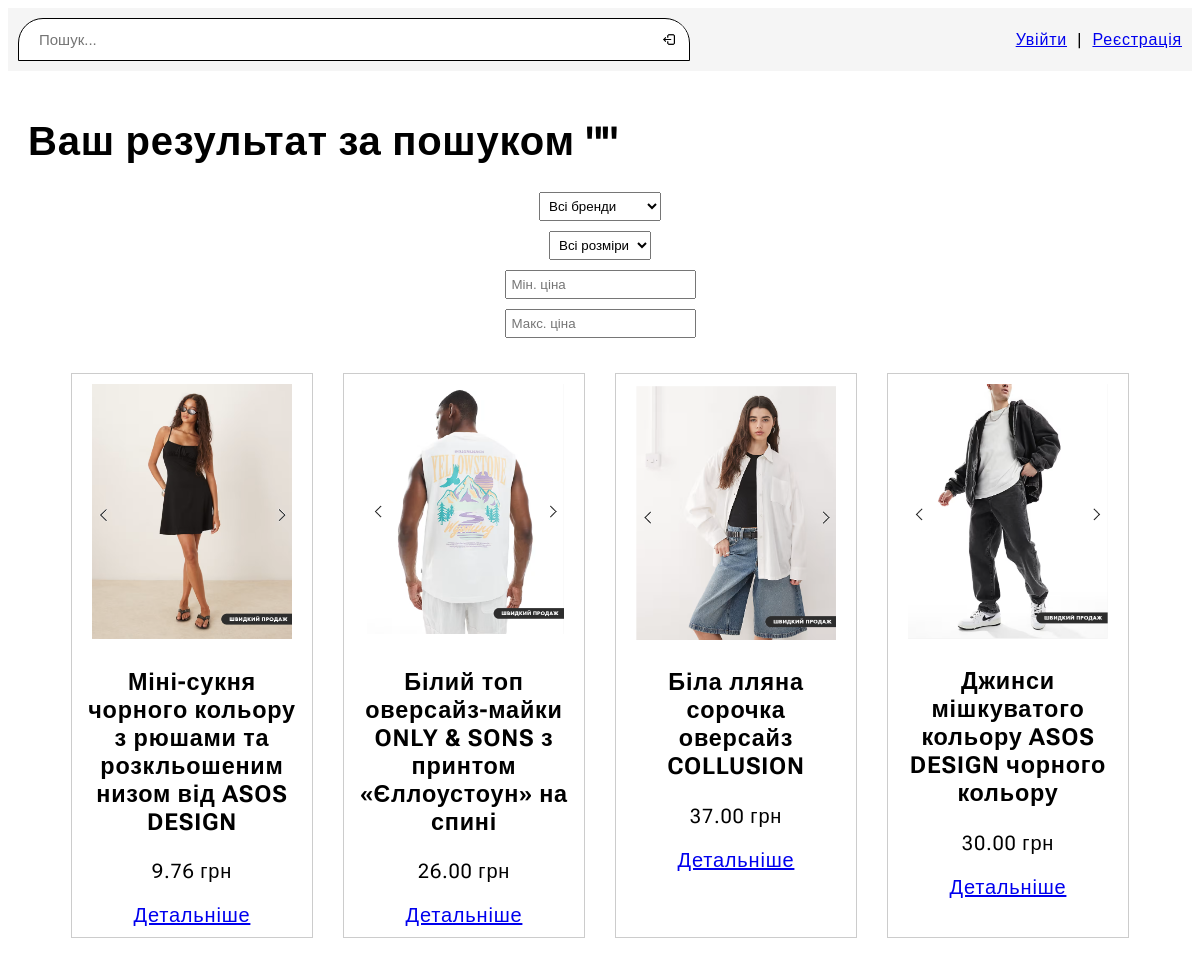
The app's page /search/ (upper part), older data.
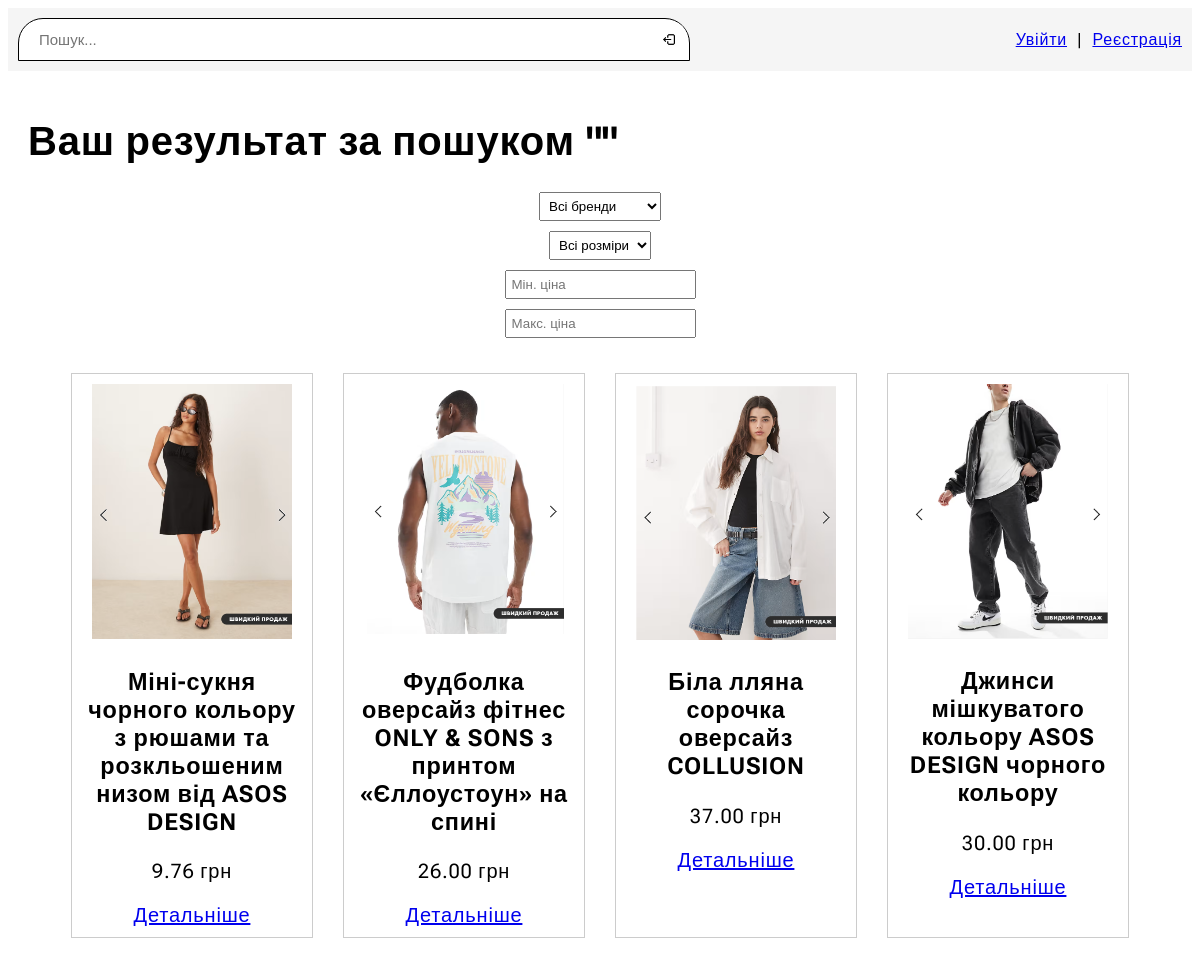
The same page, newer data.
### main/models.py (models this page shows, shortened)
class Product(models.Model):
    GENDER_CHOICES = [
        (0, 'Жіноче'),
        (1, 'Чоловіче'),
    ]
    name = models.CharField(max_length=255)
    price = models.DecimalField(max_digits=8, decimal_places=2)
    category = models.ForeignKey(Category, on_delete=models.CASCADE)
    brand = models.CharField(max_length=100, blank=True)
    color = models.ForeignKey(Color, on_delete=models.SET_NULL, null=True, blank=True)
    available = models.BooleanField(default=True)
    model_height = models.PositiveIntegerField(blank=True, null=True, help_text="Зріст моделі в см")
    model_size = models.CharField(max_length=10, blank=True, help_text="Розмір одягу на моделі (наприклад, S)")
    care = models.TextField(blank=True, help_text="Про догляд")
    extra_details = models.TextField(blank=True, help_text="Про мене")
    gender = models.IntegerField(choices=GENDER_CHOICES, default=0)

class ProductImage(models.Model):
    product = models.ForeignKey(Product, on_delete=models.CASCADE, related_name='images')
    image = models.ImageField(upload_to='products/gallery/')

### main/views.py (the view)
# urls.py: path('search/', views.search_results, name='product_search'),
def search_results(request):
    query = request.GET.get('q', '')
    brand_filter = request.GET.get('brand', '')
    size_filter = request.GET.get('size', '')
    price_min = request.GET.get('price_min')
    price_max = request.GET.get('price_max')
    products = Product.objects.all()
    if query:
        products = products.filter(name__icontains=query)
    if brand_filter:
        products = products.filter(brand=brand_filter)
    if size_filter:
        products = products.filter(model_size=size_filter)
    if price_min:
        products = products.filter(price__gte=price_min)
    if price_max:
        products = products.filter(price__lte=price_max)
    brands = ['Nike', 'Adidas', 'Puma', 'Zara', 'H&M', "Levi's", 'ONLY & SONS', 'COLLUSION', 'New Balance', 'Converse']
    sizes = ['XS', 'S', 'M', 'L', 'XL', 'XXL','W']
    context = {
        'products': products,
        'brands': brands,
        'sizes': sizes,
        'query': query,
    }
    return render(request, 'main/product_search.html', context)

### main/templates/main/product_search.html (shortened to what this page needs)
{% extends "main/base.html" %}
{% load static %}
{% block content %}
<link rel="stylesheet" href="{% static 'css/main.css' %}">
<h1>Ваш результат за пошуком "{{ query }}"</h1>
<form id="filter-form" method="GET" action="{% url 'product_search' %}" class="search-form" style="display: flex; align-items: center; gap: 10px; flex-wrap: wrap;">
    <select name="brand" class="brand-select" style="padding: 5px;">
        <option value="">Всі бренди</option>
    </select>
    <select name="size" class="size-select" style="padding: 5px;">
        <option value="">Всі розміри</option>
    </select>
    <input type="number" name="price_min" placeholder="Мін. ціна" style="padding: 5px;" value="{{ request.GET.price_min }}">
    <input type="number" name="price_max" placeholder="Макс. ціна" style="padding: 5px;" value="{{ request.GET.price_max }}">
</form>
{% if products %}
<div style="display: flex; flex-wrap: wrap; justify-content: center; margin-top: 20px;">
    {% for product in products %}
    <div class="product">
        {% with product.images.first as first_image %}
        {% if first_image %}
        <img src="{{ first_image.image.url }}" alt="{{ product.name }}">
        {% else %}
        <p>Немає фото</p>
        {% endif %}
        {% endwith %}
        <h3>{{ product.name }}</h3>
        <p>{{ product.price }} грн</p>
        <a href="{% url 'product_detail' product.pk %}">Детальніше</a>
    </div>
    {% endfor %}
</div>
{% else %}
<p style="text-align:center;">Нічого не знайдено за запитом "{{ request.GET.q }}"</p>
{% endif %}
{% endblock %}

### main/templates/main/base.html (shortened to what this page needs)
<!DOCTYPE html>
<html lang="uk">
<head>
    {% load static %}
    <link rel="stylesheet" href="{% static 'css/auth.css' %}">
    <link rel="stylesheet" href="{% static 'css/main.css' %}">
</head>
<body>
    <header style="padding: 10px; background: #f5f5f5;">
        <div class="header-inner">
            <div class="search-wrapper">
                <form method="get" action="{% url 'product_search' %}" class="search-form" onsubmit="saveSearchTerm()">
                    <input type="text" class="search-input" name="q" id="search-input" placeholder="Пошук..."
                    autocomplete="off" onfocus="showOverlay()"
                        oninput="updateRecentList()">
                    <button type="submit" class="search-icon" id="search-btn" disabled>
                        <img src="{% static 'icons/search.jpg' %}" alt="search" style="width: 14px;">
                    </button>
                </form>
            </div>
            <div class="authorization-container">
                {% if user.is_authenticated %}
                Вітаю, {{ user.username }} | <a href="{% url 'sign_out' %}">Вийти</a>
                {% else %}
                <a href="{% url 'login_email' %}">Увійти</a> | <a href="{% url 'register' %}">Реєстрація</a>
                {% endif %}
            </div>
        </div>
    </header>
    <main style="padding: 20px;">
        {% block content %}
        {% endblock %}
    </main>
</body>
</html>

### main/static/css/auth.css (style rules this page uses)
body, .auth-container, .benefit p, .switch-text { font-family: 'Roboto Flex', sans-serif; font-size: 20px; letter-spacing: 0.8px; }
form { display: flex; flex-direction: column; }

### main/static/css/main.css (style rules this page uses)
.product { display: inline-block; width: 220px; margin: 15px; padding: 10px; border: 1px solid #ccc; text-align: center; }
.product img { max-width: 200px; height: auto; }
.search-wrapper { position: relative; width: 600px; }
.search-input { width: 100%; padding: 12px 50px 12px 20px; border-radius: 25px 25px 0 0; border: 1px solid #000; font-size: 15px; outline: none; }
.search-icon { position: absolute; top: 50%; right: -70px; transform: translateY(-50%); width: 39px; height: 39px; border-radius: 50%; display: flex; align-items: center; justify-content: center; background-color: white; border: none; cursor: pointer; z-index: 3; transition: background-color 0.3s ease; }
.search-input:not(:placeholder-shown)~.search-icon { background-color: #0077cc; }
.search-form { text-align: center; position: relative; z-index: 2; }
.authorization-container { display: flex; gap: 10px; font-size: 16px; }
.header-inner { display: flex; justify-content: space-between; align-items: center; max-width: 1200px; margin: 0 auto; }

Row changes from the older to the newer data that the page shows:
changed Product: name "Білий топ оверсайз-майки ONLY & SONS з принтом «Єллоустоун» на спині" → "Фудболка оверсайз фітнес ONLY & SONS з принтом «Єллоустоун» на спині"
